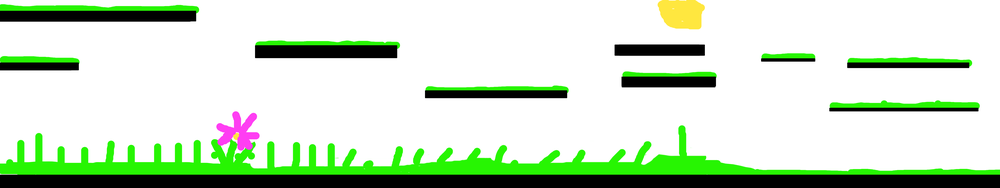
#> input picture images/background.png, 1000 x 188 px, shrunk from 5760 x 1080 before the run
$ python analyze_platforms.py
#> lines starting #> are read from the running program, lines starting #| are printed output that depends on the picture; after the words box and inside, x2 and y2 are one past the last pixel; in counts of white or black regions, pixels touching at a corner belong together
#!/usr/bin/env python3
"""
Platform Analyzer for Little Pink Monster Game
Detects black rectangle platforms from background image
"""

from PIL import Image
import numpy as np
from collections import deque

def find_connected_components(black_pixels, width, height):
    """Find connected components of black pixels using flood fill"""
    visited = set()
    components = []

    # Convert set to dict for faster lookup
    black_pixel_dict = {(x, y): True for x, y in black_pixels}

    for x, y in black_pixels:
        if (x, y) in visited:
            continue

        # Flood fill to find connected component
        component = []
        queue = deque([(x, y)])
        component_visited = set()

        while queue:
            cx, cy = queue.popleft()
            if (cx, cy) in component_visited:
                continue

            component_visited.add((cx, cy))
            visited.add((cx, cy))
            component.append((cx, cy))

            # Check 4-connected neighbors
            for dx, dy in [(-1, 0), (1, 0), (0, -1), (0, 1)]:
                nx, ny = cx + dx, cy + dy
                if (0 <= nx < width and 0 <= ny < height and
                    (nx, ny) not in component_visited and
                    (nx, ny) in black_pixel_dict):
                    queue.append((nx, ny))

        if len(component) > 50:  # Only include substantial components
            components.append(component)

    return components

def component_to_rectangle(component):
    """Convert a connected component to a bounding rectangle"""
    xs = [x for x, y in component]
    ys = [y for x, y in component]

    min_x, max_x = min(xs), max(xs)
    min_y, max_y = min(ys), max(ys)

    return {
        'x': min_x,
        'y': min_y,
        'width': max_x - min_x + 1,
        'height': max_y - min_y + 1
    }

def analyze_background(image_path):
    """Analyze background image and detect platform rectangles"""
#> called with image_path = 'images/background.png'
    print(f"Loading image: {image_path}")

    try:
        # Load image
        img = Image.open(image_path)
#> img is the input picture: PIL image 1000x188 RGBA; mean R, G, B, A 203, 222.6, 198.2, 255
        print(f"Image size: {img.width} x {img.height}")
#| Image size: 1000 x 188

        # Convert to RGB if needed
        if img.mode != 'RGB':
            img = img.convert('RGB')
#> img: PIL image 1000x188 RGB

        # Convert to numpy array for faster processing
        pixels = np.array(img)

        # Find black pixels (RGB values all under 30)
        black_mask = np.all(pixels < 30, axis=2)
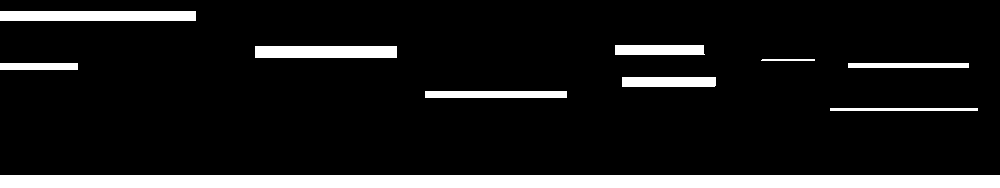
#> black_mask: shape (188, 1000) bool; 11.3% white; 10 white regions, largest, box (x1, y1, x2, y2) and area: (0, 175, 1000, 188) 13000, (0, 11, 196, 21) 1960, (255, 46, 397, 58) 1704
        black_coords = np.where(black_mask)
#> black_coords = 21190 positions, rows 11 to 187, columns 0 to 999

        # Convert to list of (x, y) tuples
        black_pixels = list(zip(black_coords[1], black_coords[0]))  # Note: numpy uses (y,x) order
#> black_pixels = 21190 items

        print(f"Found {len(black_pixels)} black pixels")
#| Found 21190 black pixels

        if not black_pixels:
            print("No black pixels found!")
            return []

        # Find connected components
        print("Finding connected components...")
        components = find_connected_components(black_pixels, img.width, img.height)
#> after the loop in find_connected_components, `for x, y in black_pixels:`: components = 10 items; visited = 21190 items
#> components = 10 items
        print(f"Found {len(components)} connected components")
#| Found 10 connected components

        # Convert components to rectangles
        platforms = []
        for component in components:
            rect = component_to_rectangle(component)

            # Filter out tiny rectangles
            if rect['width'] >= 15 and rect['height'] >= 8:
                platforms.append(rect)
#> this loop made 10 passes
#> (min_x in component_to_rectangle, max_x in component_to_rectangle, min_y in component_to_rectangle, max_y in component_to_rectangle, rect) on passes 1 to 10: (0, 195, 11, 20, {'x': 0, 'y': 11, 'width': 196, 'height': 10}), (615, 704, 45, 54, {'x': 615, 'y': 45, 'width': 90, 'height': 10}), (255, 396, 46, 57, {'x': 255, 'y': 46, 'width': 142, 'height': 12}), (761, 814, 59, 60, {'x': 761, 'y': 59, 'width': 54, 'height': 2}), (0, 77, 63, 69, {'x': 0, 'y': 63, 'width': 78, 'height': 7}), (848, 968, 63, 67, {'x': 848, 'y': 63, 'width': 121, 'height': 5}), (622, 715, 77, 86, {'x': 622, 'y': 77, 'width': 94, 'height': 10}), (425, 566, 91, 97, {'x': 425, 'y': 91, 'width': 142, 'height': 7}), (830, 977, 108, 110, {'x': 830, 'y': 108, 'width': 148, 'height': 3}), (0, 999, 175, 187, {'x': 0, 'y': 175, 'width': 1000, 'height': 13})
#> after the loop, platforms = 5 items

        # Sort platforms by position
        platforms.sort(key=lambda p: (p['y'], p['x']))

        print(f"Detected {len(platforms)} valid platforms")
#| Detected 5 valid platforms
        return platforms

    except Exception as e:
        print(f"Error analyzing image: {e}")
        return []

def generate_js_code(platforms):
    """Generate JavaScript code for the platforms"""
    if not platforms:
        return "const platforms = [];"

    js_code = "// Auto-detected platforms from background image\nconst platforms = [\n"

    for i, platform in enumerate(platforms):
        js_code += f"    {{x: {platform['x']}, y: {platform['y']}, width: {platform['width']}, height: {platform['height']}}}"
        if i < len(platforms) - 1:
            js_code += ","
        js_code += "\n"

    js_code += "];\n\nconsole.log(`Loaded ${platforms.length} platforms`);"

    return js_code

def main():
    image_path = "images/background.png"

    print("=" * 50)
    print("Platform Analyzer for Little Pink Monster")
    print("=" * 50)

    platforms = analyze_background(image_path)
#> platforms = 5 items

    if platforms:
        print("\nDetected Platforms:")
        print("-" * 40)
        for i, p in enumerate(platforms):
            print(f"{i+1:2d}. x:{p['x']:4d} y:{p['y']:3d} w:{p['width']:3d} h:{p['height']:2d}")
#> this loop made 5 passes
#> p on passes 1 to 5: {'x': 0, 'y': 11, 'width': 196, 'height': 10}, {'x': 615, 'y': 45, 'width': 90, 'height': 10}, {'x': 255, 'y': 46, 'width': 142, 'height': 12}, {'x': 622, 'y': 77, 'width': 94, 'height': 10}, {'x': 0, 'y': 175, 'width': 1000, 'height': 13}
#|  1. x:   0 y: 11 w:196 h:10
#|  2. x: 615 y: 45 w: 90 h:10
#|  3. x: 255 y: 46 w:142 h:12
#|  4. x: 622 y: 77 w: 94 h:10
#|  5. x:   0 y:175 w:1000 h:13

        print("\nJavaScript Code:")
        print("=" * 50)
        js_code = generate_js_code(platforms)
#> the loop in generate_js_code, `for i, platform in enumerate(platforms):` made 5 passes
        print(js_code)
#| // Auto-detected platforms from background image
#| const platforms = [
#|     {x: 0, y: 11, width: 196, height: 10},
#|     {x: 615, y: 45, width: 90, height: 10},
#|     {x: 255, y: 46, width: 142, height: 12},
#|     {x: 622, y: 77, width: 94, height: 10},
#|     {x: 0, y: 175, width: 1000, height: 13}
#| ];
#| console.log(`Loaded ${platforms.length} platforms`);

        # Save to file
        with open("detected_platforms.js", "w") as f:
            f.write(js_code)

        print("\nCode saved to: detected_platforms.js")
        print("Copy this code into your game.js file!")

    else:
        print("No platforms detected. Check if the image has black rectangles.")

if __name__ == "__main__":
    main()
